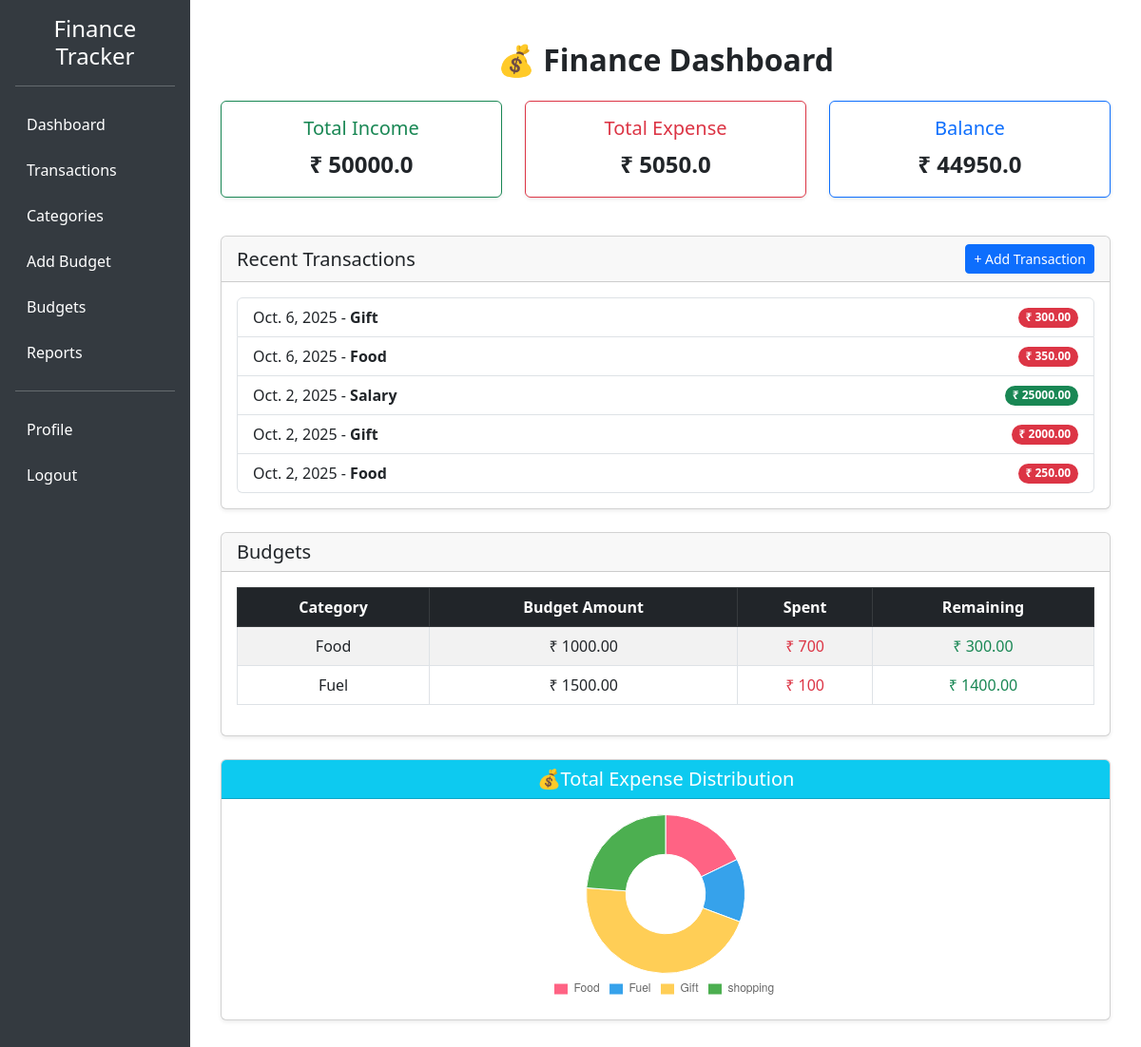
Screenshot of / (signed in) with the database file from the repository.
### finance/models.py (models this page shows, shortened)
class Transaction(models.Model):
    user = models.ForeignKey(User, on_delete=models.CASCADE, related_name="transactions")
    category = models.ForeignKey(Category, on_delete=models.SET_NULL, null=True, blank=True)
    amount = models.DecimalField(max_digits=10, decimal_places=2)
    description = models.TextField(blank=True, null=True)
    date = models.DateField(auto_now_add=True)

class Category(models.Model):
    CATEGORY_TYPES = (
        ('income', 'Income'),
        ('expense', 'Expense'),
    )
    user = models.ForeignKey(User, on_delete=models.CASCADE, related_name="categories")
    name = models.CharField(max_length=100)
    type = models.CharField(max_length=10, choices=CATEGORY_TYPES)

class Budget(models.Model):
    user = models.ForeignKey(User, on_delete=models.CASCADE, related_name="budgets")
    category = models.ForeignKey(Category, on_delete=models.CASCADE)
    amount = models.DecimalField(max_digits=10, decimal_places=2)
    start_date = models.DateField()
    end_date = models.DateField()

### finance/views.py (the view)
# urls.py: path('', views.dashboard, name='dashboard'),
@login_required
def dashboard(request):
    income = Transaction.objects.filter(user=request.user, category__type='income').aggregate(total=Sum('amount'))['total'] or 0
    expense = Transaction.objects.filter(user=request.user, category__type='expense').aggregate(total=Sum('amount'))['total'] or 0
    balance = float(income) - float(expense)
    transactions = Transaction.objects.filter(user=request.user).order_by('-date')[:5]
    budgets = Budget.objects.filter(user=request.user)
    data = []
    for b in budgets:
        spent = Transaction.objects.filter(
            user=request.user,
            category=b.category,
            date__range=[b.start_date, b.end_date]
        ).aggregate(total=Sum("amount"))["total"] or 0
        remaining = b.amount - spent
        data.append({"budget": b, "spent": spent, "remaining": remaining})
    expense_by_cat = Transaction.objects.filter(user=request.user, category__type='expense') \
        .values('category__name') \
        .annotate(total=Sum('amount'))
    expense_by_cat_list = [
        {"category__name": item['category__name'], "total": float(item['total'])}
        for item in expense_by_cat
    ]
    expense_by_cat_json = json.dumps(expense_by_cat_list)
    return render(request, "dashboard.html", {
        'income': float(income),
        'expense': float(expense),
        'balance': balance,
        'transactions': transactions,
        'budgets': data,
        'expense_by_cat': expense_by_cat_json
    })

### template/dashboard.html (shortened to what this page needs)
{% extends 'base.html' %}
{% load static %}
{% block content %}
<div class="container mt-4">
  <div class="text-center mb-4">
    <h2 class="fw-bold">💰 Finance Dashboard</h2>
  </div>
  <div class="row text-center mb-4">
    <div class="col-md-4 mb-3">
      <div class="card shadow-sm border-success">
        <div class="card-body">
          <h5 class="card-title text-success">Total Income</h5>
          <p class="card-text fs-4 fw-bold">₹ {{ income }}</p>
        </div>
      </div>
    </div>
    <div class="col-md-4 mb-3">
      <div class="card shadow-sm border-danger">
        <div class="card-body">
          <h5 class="card-title text-danger">Total Expense</h5>
          <p class="card-text fs-4 fw-bold">₹ {{ expense }}</p>
        </div>
      </div>
    </div>
    <div class="col-md-4 mb-3">
      <div class="card shadow-sm border-primary">
        <div class="card-body">
          <h5 class="card-title text-primary">Balance</h5>
          <p class="card-text fs-4 fw-bold">₹ {{ balance }}</p>
        </div>
      </div>
    </div>
  </div>
  <div class="card shadow-sm mb-4">
    <div class="card-header d-flex justify-content-between align-items-center">
      <h5 class="mb-0">Recent Transactions</h5>
      <a href="{% url 'add_transaction' %}" class="btn btn-sm btn-primary">+ Add Transaction</a>
    </div>
    <div class="card-body">
      {% if transactions %}
        <ul class="list-group">
          {% for t in transactions %}
          <li class="list-group-item d-flex justify-content-between align-items-center">
            <div>
              {{ t.date }} - <strong>{{ t.category.name }}</strong>
            </div>
            <span class="badge {% if t.category.type == 'income' %}bg-success{% else %}bg-danger{% endif %} rounded-pill">
              ₹ {{ t.amount }}
            </span>
          </li>
          {% endfor %}
        </ul>
      {% else %}
        <p class="text-muted">No transactions yet</p>
      {% endif %}
    </div>
  </div>
  <div class="card shadow-sm mb-4">
    <div class="card-header">
      <h5 class="mb-0">Budgets</h5>
    </div>
    <div class="card-body">
      {% if budgets %}
        <div class="table-responsive">
          <table class="table table-bordered table-striped text-center align-middle">
            <thead class="table-dark">
              <tr>
                <th>Category</th>
                <th>Budget Amount</th>
                <th>Spent</th>
                <th>Remaining</th>
              </tr>
            </thead>
            <tbody>
              {% for item in budgets %}
              <tr>
                <td>{{ item.budget.category.name }}</td>
                <td>₹ {{ item.budget.amount }}</td>
                <td class="text-danger">₹ {{ item.spent }}</td>
                <td class="text-success">₹ {{ item.remaining }}</td>
              </tr>
              {% endfor %}
            </tbody>
          </table>
        </div>
      {% else %}
        <p class="text-muted">No budgets set</p>
      {% endif %}
    </div>
  </div>
  <div class="card shadow-sm mb-4" style="max-width:1200px; margin:auto;">
    <div class="card-header bg-info text-white text-center">
      <h5 class="mb-0">💰Total Expense Distribution</h5>
    </div>
    <div class="card-body">
      <canvas id="expenseChart" height="200"></canvas>
    </div>
  </div>
</div>
<script>
    const ctx = document.getElementById('expenseChart').getContext('2d');
    const data = JSON.parse('{{ expense_by_cat|escapejs }}');
    if (data.length > 0) {
        const labels = data.map(item => item.category__name);
        const amounts = data.map(item => item.total);
        new Chart(ctx, {
            type: 'doughnut',
            data: {
                labels: labels,
                datasets: [{
                    label: 'Expenses by Category',
                    data: amounts,
                    backgroundColor: [
                        '#FF6384', '#36A2EB', '#FFCE56', '#4CAF50', '#9C27B0', '#FF9800',
                        '#00BCD4', '#FFC107', '#9E9E9E', '#8BC34A'
                    ],
                    borderWidth: 1
                }]
            },
            options: {
                responsive: true,
                maintainAspectRatio: false,
                plugins: {
                    legend: {
                        position: 'bottom',
                        labels: { boxWidth: 15, padding: 10 }
                    },
                    tooltip: {
                        callbacks: {
                            label: function(context) {
                                let total = context.dataset.data.reduce((a,b)=>a+b,0);
                                let value = context.parsed;
                                let percentage = ((value/total)*100).toFixed(1);
                                return context.label + ': ₹' + value + ' (' + percentage + '%)';
                            }
                        }
                    }
                }
            }
        });
    } else {
        ctx.font = "15px Arial";
        ctx.fillText("No expense data available", 2, 60);
    }
</script>
{% endblock %}

### template/base.html (style rules this page uses)
body { min-height: 100vh; display: flex; flex-direction: column; }

### rows the page displays
Transaction: date "Oct. 6, 2025", category.name "Gift", amount "300.00"
Transaction: date "Oct. 6, 2025", category.name "Food", amount "350.00"
Transaction: date "Oct. 2, 2025", category.name "Salary", amount "25000.00"
Transaction: date "Oct. 2, 2025", category.name "Gift", amount "2000.00"
Transaction: date "Oct. 2, 2025", category.name "Food", amount "250.00"
Budget: budget.category.name "Food", budget.amount "1000.00", spent "700", remaining "300.00"
Budget: budget.category.name "Fuel", budget.amount "1500.00", spent "100", remaining "1400.00"

### other values shown
{{ income }} "50000.0"
{{ expense }} "5050.0"
{{ balance }} "44950.0"
